Frame 1 (no input): blank canvas, image omitted
Frame 60 (the mouse pressed at the canvas centre just before this capture): blank canvas, image omitted
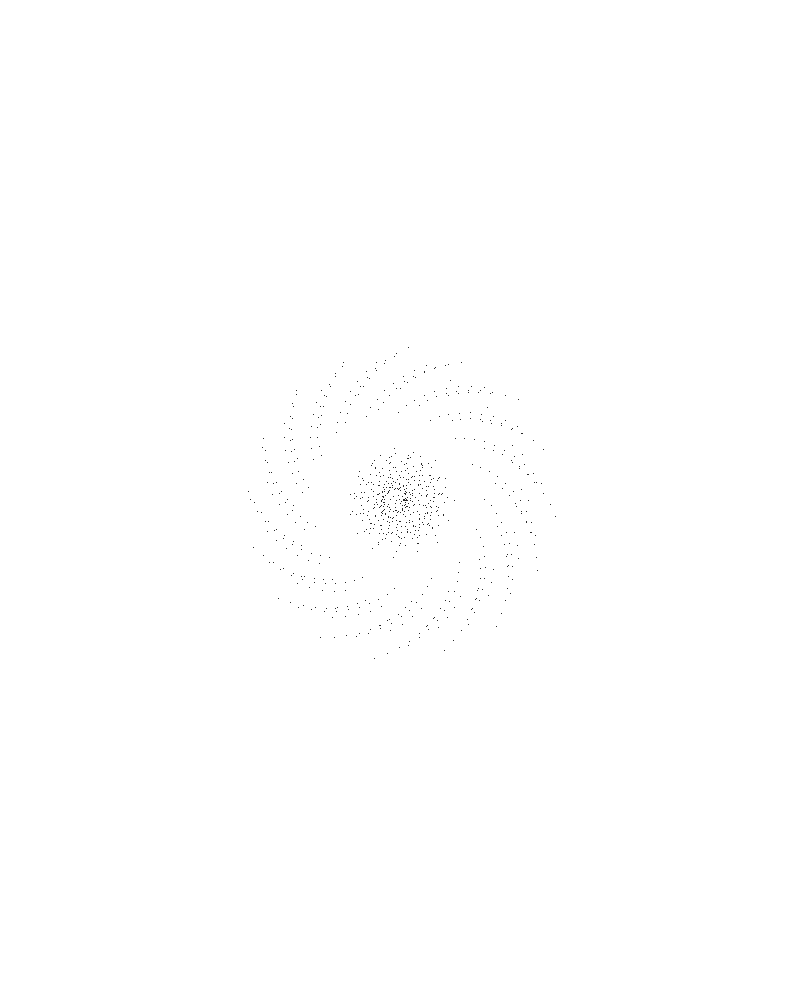
Frame 120 (the mouse held since frame 60 and released just before this capture)

The Processing sketch whose frames 1 and 60 were blank and that drew this single picture after the mouse press (run headless with seeded random() and noise(); from frame 60 on, the mouse is pressed at the canvas centre):

// Processing sketch: Giros
// ── Giros.pde
int fade, op;
float change, rxp, ryp, px, py;

void setup() {
  size (800, 1000);
  op = 1;
  change = 3;
  background(255);
  stroke(41);
  strokeWeight(1);
}

void keyPressed() {
  if (key == 'q') {
    stroke(color(random(255), random(155), random(155)));
  }
  if (key == 'w') {
    fill(255, 80);
    rect(0, 0, width, height);
    stroke(41);
  }
  if (key == 'e') {
    fill(41, 80);
    rect(0, 0, width, height);
    stroke(255);
  }
  if (key == 'r') {
    rxp = ((mouseX-(width/2))*0.005);
    ryp = ((mouseY-(height/2))*0.005);
  }
  else {
    rxp = ryp = 0;
  }
  if (key == 't') {
    px = (frameCount*0.3)+(rxp*0.1);
    py = (frameCount*0.3)+(ryp*0.1);
    if (frameCount > 200)
      frameCount = 0;
  }
  if (key == 'y') {
    change+=3;
    if (change > 15)
      change = 3;
  }
}

void draw() {
  if (mousePressed) {
    form();
  }
}

void form() {
  translate (mouseX, mouseY);
  for (float i=0; i<60; i+=change) {
    for (float j=0; j<60; j+=change) {
      point (rxp+i-20, ryp+j-45);
      point (px+i+50, py+j-120-rxp);
      rotate(120-(mouseX/2)+(mouseY/2));
    }
  }
}
